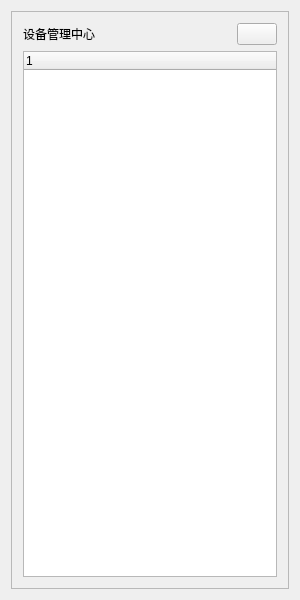
<?xml version="1.0" encoding="UTF-8"?>
<ui version="4.0">
 <class>equimentList</class>
 <widget class="QWidget" name="equimentList">
  <property name="geometry">
   <rect>
    <x>0</x>
    <y>0</y>
    <width>300</width>
    <height>600</height>
   </rect>
  </property>
  <property name="minimumSize">
   <size>
    <width>300</width>
    <height>600</height>
   </size>
  </property>
  <property name="maximumSize">
   <size>
    <width>300</width>
    <height>600</height>
   </size>
  </property>
  <property name="windowTitle">
   <string>equimentList</string>
  </property>
  <layout class="QGridLayout" name="gridLayout_2">
   <item row="0" column="0">
    <widget class="QScrollArea" name="scrollArea">
     <property name="widgetResizable">
      <bool>true</bool>
     </property>
     <widget class="QWidget" name="scrollAreaWidgetContents">
      <property name="geometry">
       <rect>
        <x>0</x>
        <y>0</y>
        <width>280</width>
        <height>580</height>
       </rect>
      </property>
      <layout class="QGridLayout" name="gridLayout">
       <item row="0" column="0">
        <layout class="QVBoxLayout" name="verticalLayout">
         <item>
          <layout class="QHBoxLayout" name="horizontalLayout">
           <item>
            <widget class="QLabel" name="label">
             <property name="maximumSize">
              <size>
               <width>16777215</width>
               <height>30</height>
              </size>
             </property>
             <property name="text">
              <string>设备管理中心</string>
             </property>
            </widget>
           </item>
           <item>
            <spacer name="horizontalSpacer">
             <property name="orientation">
              <enum>Qt::Horizontal</enum>
             </property>
             <property name="sizeHint" stdset="0">
              <size>
               <width>40</width>
               <height>20</height>
              </size>
             </property>
            </spacer>
           </item>
           <item>
            <widget class="QPushButton" name="btnClose">
             <property name="text">
              <string/>
             </property>
             <property name="icon">
              <iconset>
               <normaloff>:/Client/res/delete.ico</normaloff>:/Client/res/delete.ico</iconset>
             </property>
            </widget>
           </item>
          </layout>
         </item>
         <item>
          <widget class="QTreeWidget" name="treeWidget">
           <column>
            <property name="text">
             <string notr="true">1</string>
            </property>
           </column>
          </widget>
         </item>
        </layout>
       </item>
      </layout>
     </widget>
    </widget>
   </item>
  </layout>
 </widget>
 <layoutdefault spacing="6" margin="11"/>
 <resources>
  <include location="../res.qrc"/>
 </resources>
 <connections/>
</ui>
